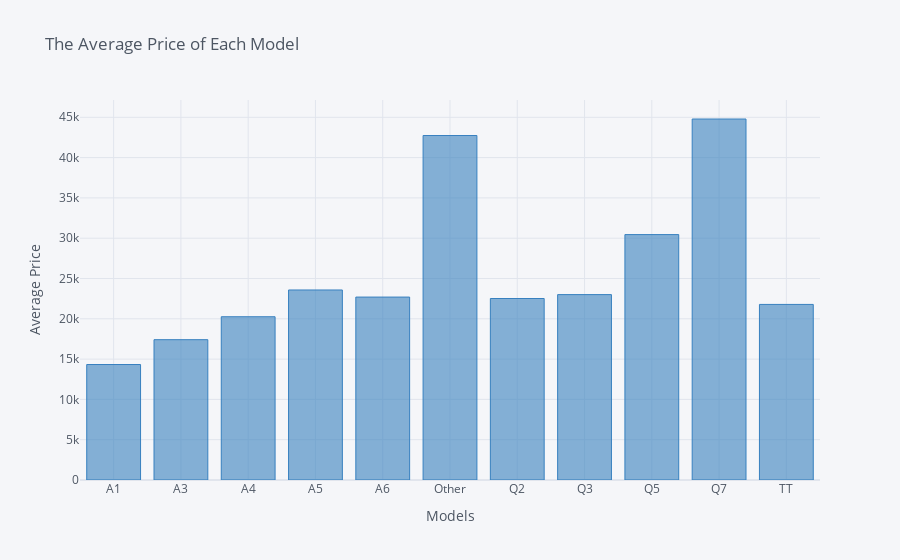

Source (notebook cell):
### Code cell
models = df.groupby('model').mean()
models['price'].iplot(colors = ['blue'],title = "The Average Price of Each Model"
                      ,xTitle = 'Models',yTitle = 'Average Price',kind = 'bar')

### Figure 1 — Plotly figure (JSON) as saved in the notebook; plotly's stock layout.template omitted (floating-point values rounded to 4 significant figures)
{"data": [{"marker": {"color": "rgba(55, 128, 191, 0.6)", "line": {"color": "rgba(55, 128, 191, 1.0)", "width": 1}}, "name": "price", "orientation": "v", "text": "", "type": "bar", "x": ["A1", "A3", "A4", "A5", "A6", "Other", "Q2", "Q3", "Q5", "Q7", "TT"], "y": [14330.0, 17410.0, 20260.0, 23580.0, 22700.0, 42740.0, 22520.0, 23000.0, 30450.0, 44790.0, 21780.0]}], "layout": {"legend": {"bgcolor": "#F5F6F9", "font": {"color": "#4D5663"}}, "paper_bgcolor": "#F5F6F9", "plot_bgcolor": "#F5F6F9", "title": {"font": {"color": "#4D5663"}, "text": "The Average Price of Each Model"}, "xaxis": {"gridcolor": "#E1E5ED", "showgrid": true, "tickfont": {"color": "#4D5663"}, "title": {"font": {"color": "#4D5663"}, "text": "Models"}, "zerolinecolor": "#E1E5ED"}, "yaxis": {"gridcolor": "#E1E5ED", "showgrid": true, "tickfont": {"color": "#4D5663"}, "title": {"font": {"color": "#4D5663"}, "text": "Average Price"}, "zerolinecolor": "#E1E5ED"}}}
